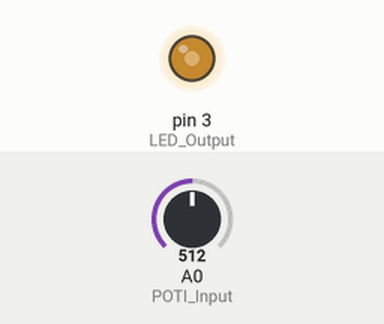
The sketch below on a simulated Arduino Uno, built with avr-gcc and run on an emulated ATmega328P. Parts: output pins drawn as LEDs (lit = HIGH). Inputs (shaded band) come from the test bench; at power-on: A0 (POTI_Input) = 512.

Above: at 1.2 s.
1.3 s: A0 (POTI_Input) set to 716
At 2.5 s:
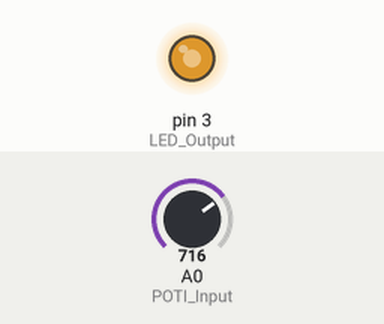
2.8 s: A0 (POTI_Input) set to 900
At 3.9 s:
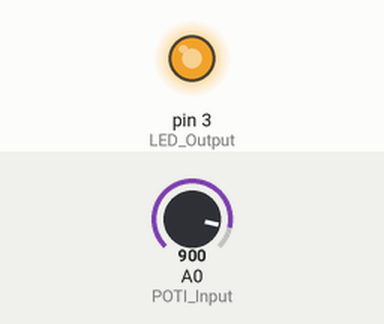
4.3 s: A0 (POTI_Input) set to 122
At 5.0 s:
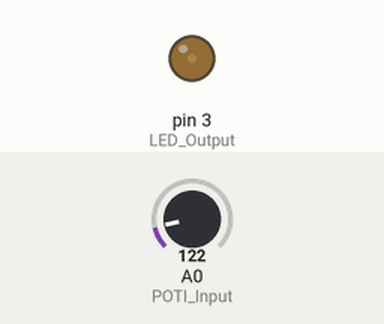
5.8 s: A0 (POTI_Input) set to 0
At 6.2 s:
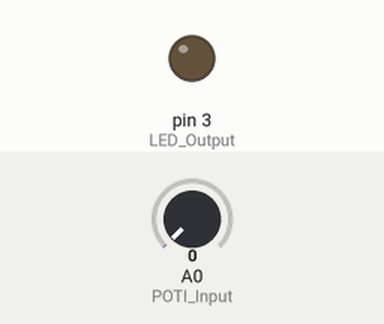
7.3 s: A0 (POTI_Input) set to 511
At 8.5 s:
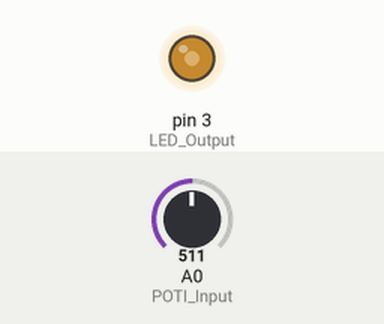
Timing chart, 0 to 9.8 s (numbered marks = the images above; inputs shaded):
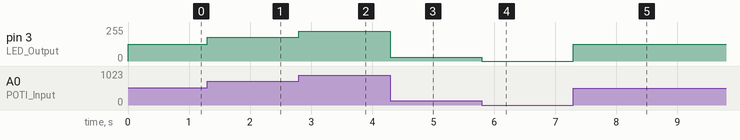

Measured:
- after the input at 1.3 s, pin 3 (LED_Output): 127/255 → 178/255 at once
- after the input at 2.8 s, pin 3 (LED_Output): 178/255 → 224/255 at once
- after the input at 4.3 s, pin 3 (LED_Output): 224/255 → 30/255 at once
- after the input at 5.8 s, pin 3 (LED_Output): 30/255 → 0/255 at once
- after the input at 7.3 s, pin 3 (LED_Output): 0/255 → 127/255 at once

The sketch:

Potentiometer.ino
```cpp
/*
  Name:
    Potentiometer
  Discription:
    This code makes the buildin-LED Brighter the further the Potentiometer is turned
*/

#define LED_Output 3 //Defines LED_Buildin as 3 (PWM pin)
#define POTI_Input A0 //Defines POTI_Input as A0

void setup(){
  pinMode(LED_Output, OUTPUT); //Sets LED_Output as output
  pinMode(POTI_Input, INPUT); //Sets POTI_Input as Input
}

void loop(){
  analogWrite(LED_Output, map(analogRead(POTI_Input), 0, 1023, 0, 255)); //Reads the Voltage At POTI_Input, Maps ist (from 0-1023 to 0-255) and writes value to the LED_Output.
}
```
